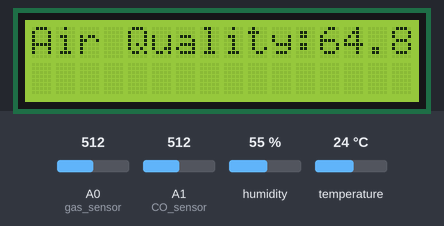
This sketch was run on a simulated Arduino Uno, built with avr-gcc and run on an emulated ATmega328P. On the bench: 16×2 character LCD. The inputs (shaded band) are chosen by the test bench; at power-on: humidity 55 %, A0 (gas_sensor) = 512, A1 (CO_sensor) = 512, temperature 24 °C. The modem accepts every AT command (registered, SIM ready, sends succeed) and sends nothing else; what the sketch prints to the serial monitor is not drawn.

Above: at 3.3 s.
3.4 s: humidity set to 22 %
At 7.5 s:
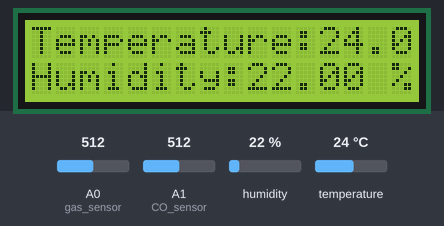
14.8 s: A0 (gas_sensor) set to 716
At 17.5 s:
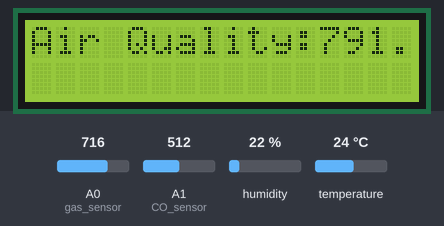
19.9 s: A1 (CO_sensor) set to 716
At 26.7 s:
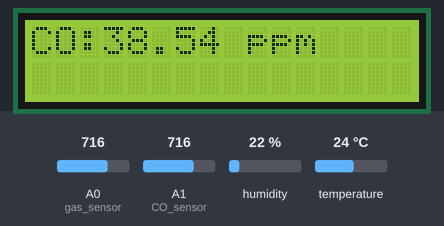
29.1 s: temperature set to 12 °C
At 35.4 s:
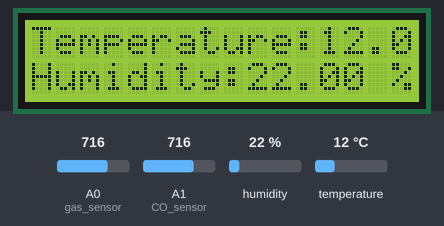
38.2 s: A0 (gas_sensor) set to 992
At 45.5 s:
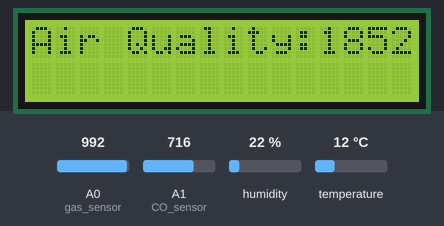
48.5 s: A1 (CO_sensor) set to 992
At 55.0 s:
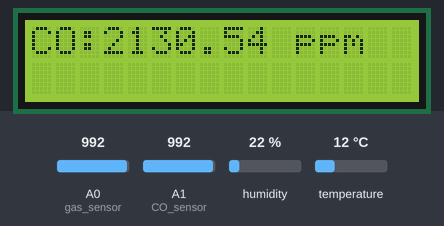
Timing chart, 0 to 56.5 s (numbered marks = the images above; inputs shaded):
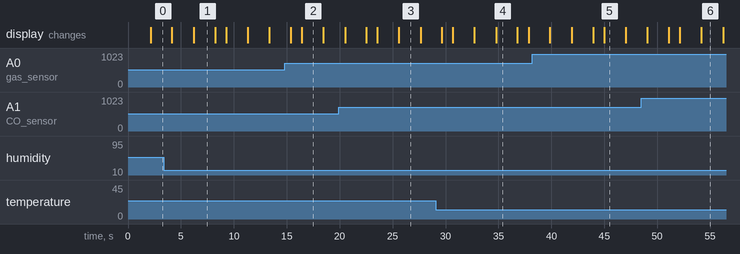

The sketch:

IoT-Based-Indoor-Air-Quality.ino
```cpp
#include <Wire.h>
#include <LiquidCrystal_I2C.h>
LiquidCrystal_I2C lcd(0x27, 2, 1, 0, 4, 5, 6, 7, 3, POSITIVE);
#include <SoftwareSerial.h>
SoftwareSerial ser(2, 3);              // RX, TX


int gas_sensor = A0; //Sensor pin
float m = -0.3376; //Slope
float b = 0.7165; //Y-Intercept
float R0 = 7.84; //Sensor Resistance in fresh air from previous code


int CO_sensor = A1; //Sensor pin
float m1 = -0.6527; //Slope
float b1 = 1.30; //Y-Intercept
float R01 = 2.33; //Sensor Resistance


String apiKey = "99QYEPWUESBWFB7R";    // Edit this API key according to your Account


#include <dht.h>
dht DHT;
#define DHT11_PIN A2
void setup() {

      // PC to Arduino Serial Monitor
  Serial.begin(115200);   // Arduino to ESP01 Communication
  lcd.begin(16, 2);
  lcd.backlight();
  lcd.setCursor(0, 0);
  lcd.print("  Air Quality & ");
  lcd.setCursor(0, 1);
  lcd.print("Weather  Station");
  delay(2000);
  lcd.clear();
  ser.begin(115200);                     // reset ESP8266
ser.println("AT+RST");               // Resetting ESP8266
char inv ='"';
String cmd = "AT+CWJAP";
String Host_Name = "Anas";         // Edit Host_Name
String Password = "112233445566778811";          // Edit
cmd+= "=";
cmd+= inv;
cmd+= Host_Name;
cmd+= inv;
cmd+= ",";
cmd+= inv;
cmd+= Password;
cmd+= inv;
ser.println(cmd);                    // Connecting ESP8266 to your WiFi Router
  pinMode(gas_sensor, INPUT);
  pinMode(CO_sensor,INPUT);
  pinMode(A3,INPUT); //For DHT Sensor
 }


void loop() {
  // put your main code here, to run repeatedly:
  float sensor_volt; //Define variable for sensor voltage
  float RS_gas; //Define variable for sensor resistance
  float ratio; //Define variable for ratio
  float sensorValue = analogRead(gas_sensor); //Read analog values of sensor
  sensor_volt = sensorValue*(5.0/1023.0); //Convert analog values to voltage
    RS_gas = ((5.0*10.0)/sensor_volt)-10.0; //Get value of RS in a gas
  ratio = RS_gas/R0;  // Get ratio RS_gas/RS_air
  double ppm_log = (log10(ratio)-b)/m; //Get ppm value in linear scale according to the the ratio value
  double ppm = pow(10, ppm_log); //Convert ppm value to log scale
  Serial.print("Air Quality = ");
  Serial.println(ppm);
      lcd.clear();
      lcd.setCursor(0,0);
      lcd.print("Air Quality:");
      lcd.print(ppm);
      lcd.print(" ppm ");
      delay(2000);
      lcd.clear();


  float sensor_volt1; //Define variable for sensor voltage
  float RS_gas1; //Define variable for sensor resistance
  float ratio1; //Define variable for ratio
  float sensorValue1 = analogRead(CO_sensor); //Read analog values of sensor
  sensor_volt1 = sensorValue1*(5.0/1023.0); //Convert analog values to voltage
  RS_gas1 = ((5.0*10.0)/sensor_volt1)-10.0; //Get value of RS in a gas
  ratio1 = RS_gas1/R01;  // Get ratio RS_gas/RS_air
  double ppm_log1 = (log10(ratio1)-b1)/m1; //Get ppm value in linear scale according to the the ratio value
  double ppm1 = pow(10, ppm_log1); //Convert ppm value to log scale
  Serial.print("CO PPM = ");
  Serial.println(ppm1);


      lcd.clear();
      lcd.setCursor(0,0);
      lcd.print("CO:");
      lcd.print(ppm1);
      lcd.print(" ppm ");
      delay(2000);
      lcd.clear();

  int chk = DHT.read11(DHT11_PIN);
  Serial.print("Temperature = ");
  float temp = DHT.temperature;
  Serial.println(temp);
  float hum = DHT.humidity;
  Serial.print("Humidity = ");
  Serial.println(hum);


      lcd.clear();
      lcd.setCursor(0,0);
      lcd.print("Temperature:");
      lcd.print(temp);
      lcd.print(" Celcius ");
      lcd.setCursor(0,1);
      lcd.print("Humidity:");
      lcd.print(hum);
      lcd.print(" % ");
      delay(2000);
      lcd.clear();


    String state1=String(ppm);                 // Converting them to string
  String state2=String(ppm1);
    String state3=String(temp);
  String state4=String(hum);

  String cmd = "AT+CIPSTART=\"TCP\",\"";          // Establishing TCP connection
  cmd += "184.106.153.149";                       // api.thingspeak.com
  cmd += "\",80\r\n\r\n";                                 // port 80


  ser.println(cmd);
  Serial.println(cmd);


  if(ser.find("Error")){


    Serial.println("AT+CIPSTART error");
    return;
}


String getStr = "GET /update?api_key=";         // prepare GET string


  getStr += apiKey;
  getStr +="&field1=";
  getStr += String(state1);                       // Humidity Data
  getStr +="&field2=";
  getStr += String(state2);
    getStr +="&field3=";
  getStr += String(state3);
    getStr +="&field4=";
  getStr += String(state4);
  getStr += "\r\n\r\n";


  cmd = "AT+CIPSEND=";
  cmd += String(getStr.length());                // Total Length of data


  ser.println(cmd);
  Serial.println(cmd);


if(ser.find(">")){


    ser.print(getStr);
    Serial.print(getStr);


  }


  else{


    ser.println("AT+CIPCLOSE");                  // closing connection


    // alert user


    Serial.println("AT+CIPCLOSE");


  }
                                // Update after every 15 seconds


}
```

Measured:
- what the display in image 1 shows lasts 2.0 s, from 6.2 s to 8.2 s
- what the display in image 3 shows lasts 2.0 s, from 25.6 s to 27.6 s
